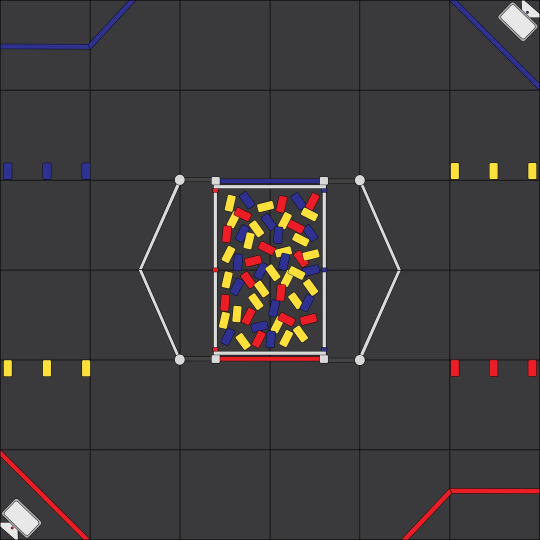
#> input picture MeepMeepTesting/field-2024-juice-dark.png, 1080 x 1080 px, given in place of the camera (shown at 1/2 size)
$ python goal_detector.py
#> lines starting #> are read from the running program, lines starting #| are printed output that depends on the picture; after the words box and inside, x2 and y2 are one past the last pixel; in counts of white or black regions, pixels touching at a corner belong together
from imutils.video import VideoStream
import numpy as np
import cv2
import imutils
import time
# construct the argument parse and parse the arguments
# define the lower and upper boundaries of the "green"
# ball in the HSV color space, then initialize the
# list of tracked points
redLower = (0, 100, 100)
redUpper = (10, 255, 255)

orangeLower = (10,68,214)
orangeUpper = (38,252,255)

greenLower = (29, 86, 6)
greenUpper = (64, 255, 255)

Upper = redUpper
Lower = redLower

vs = VideoStream(src=0).start()
time.sleep(2.0)
while True:
        frame = vs.read()
#> frame is the input picture: shape (1080, 1080, 3); mean B, G, R 62.3, 61.1, 64.4
        frame = imutils.resize(frame, width=600, height=600)
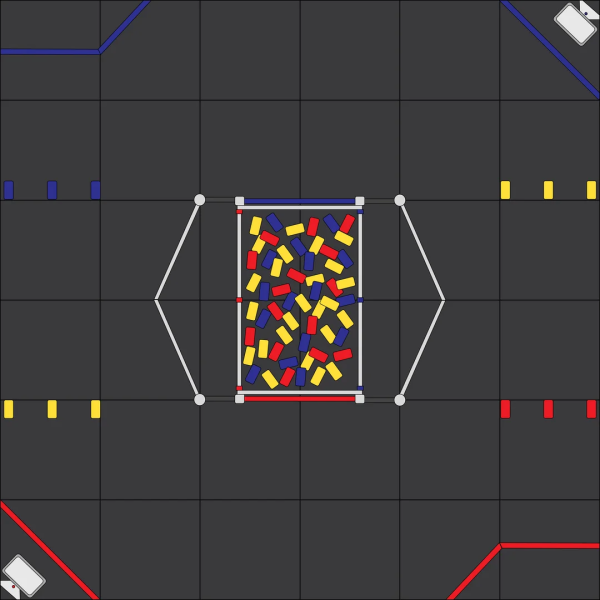
#> frame: shape (600, 600, 3); mean B, G, R 62.3, 61.1, 64.4

        blurred = cv2.GaussianBlur(frame, (11, 11), 0)
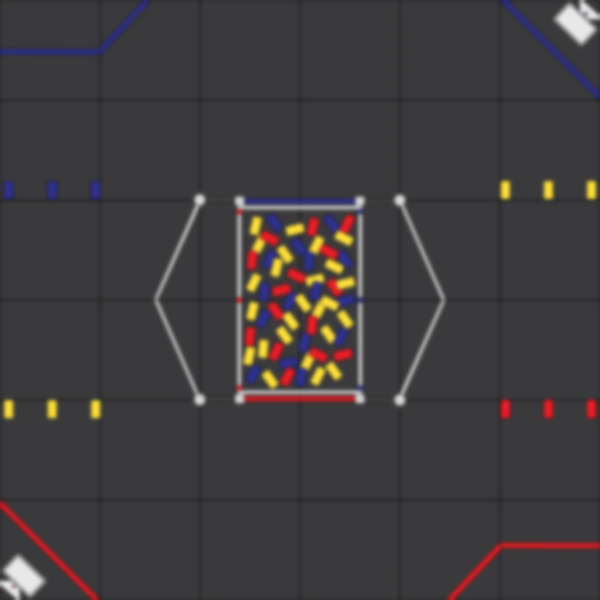
#> blurred: shape (600, 600, 3); mean B, G, R 62.4, 61.2, 64.5
        hsv = cv2.cvtColor(blurred, cv2.COLOR_BGR2HSV)
#> hsv: shape (600, 600, 3); mean H, S, V 117.1, 19.9, 67.5

        mask = cv2.inRange(hsv, Lower, Upper)
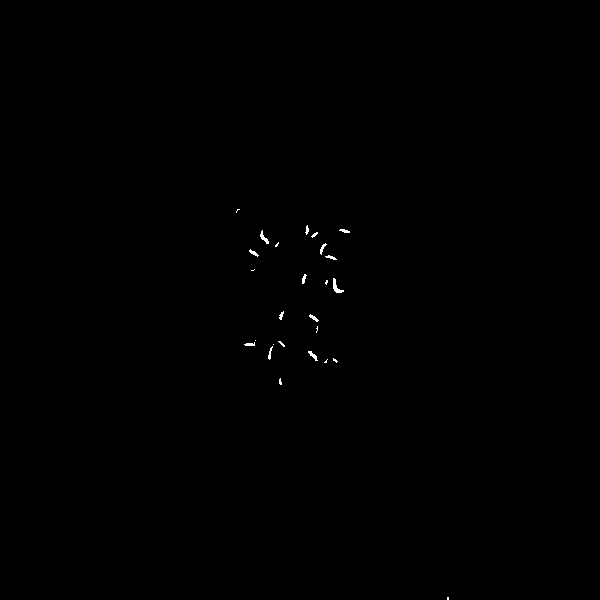
#> mask: shape (600, 600); 0.16% white in thin lines or dots, all inside (x1, y1, x2, y2) = (236, 209, 449, 600)
        mask = cv2.erode(mask, None, iterations=2)
#> mask: shape (600, 600); every value is 0
        mask = cv2.dilate(mask, None, iterations=2)
        cnts = cv2.findContours(mask.copy(), cv2.RETR_EXTERNAL,cv2.CHAIN_APPROX_SIMPLE)
#> cnts = 0 contours
        cnts = imutils.grab_contours(cnts)
#> cnts = []

        if len(cnts) > 0:

            c = max(cnts, key=cv2.contourArea)
            ((x, y), size) = cv2.minEnclosingCircle(c)
            print(x,y)

            start_x = (int(x),0)
            end_x = (int(x),600)
            start_y = (0,int(y))
            end_y = (600,int(y))
            cv2.line(frame, start_x, end_x, (255,0,0), 2)
            cv2.line(frame, start_y, end_y, (255,0,0), 2)

        cv2.imshow("Frame", frame)

        key = cv2.waitKey(1) & 0xFF
#> (key q is pressed here)
        if key == ord("q"):
            break
vs.stop()
cv2.destroyAllWindows()
